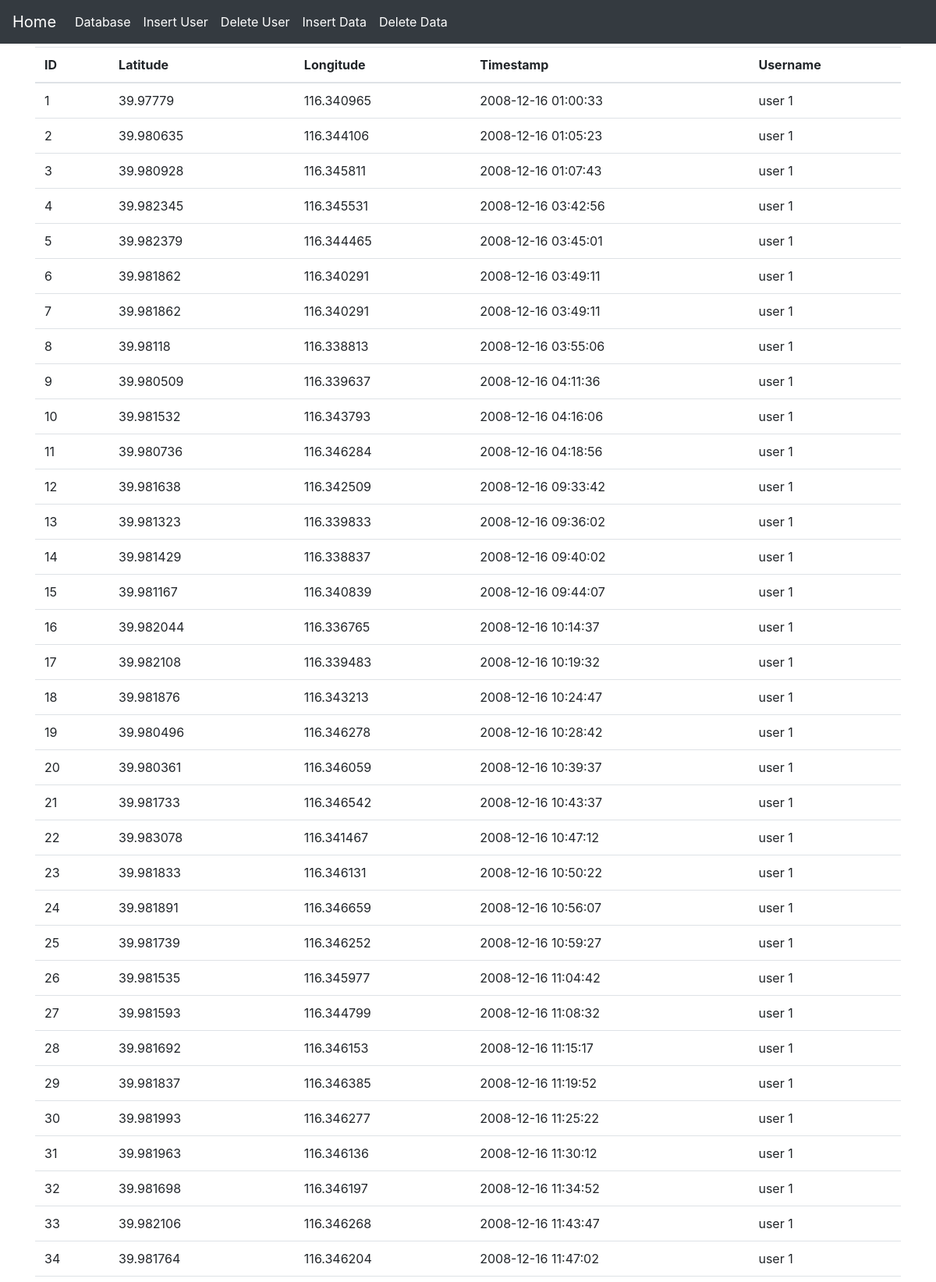
Screenshot of /table (upper part) with the database file from the repository.
### app/models.py (models this page shows, shortened)
class Location(Base):
    __tablename__ = "location"
    id = Column(Integer, primary_key=True)
    lat = Column(Float)
    lan = Column(Float)
    timestamp = Column(DateTime)
    user_id = Column(Integer, ForeignKey('user.id'))

class User(Base):
    __tablename__ = "user"
    id = Column(Integer, primary_key=True)
    username = Column(String(255), index=True, unique=True)

### app/routes.py (the view)
@app.route("/table")
def fill_table():
    locations = session.query(Location, User).join(User).add_columns(User.username, Location.id, Location.lat,
                                                                     Location.lan, Location.timestamp).all()
    return render_template('tables.html', data=locations)

### app/templates/tables.html
{% extends 'base.html' %}
{% block content %}
<table class="table table-hover">
    <thead>
      <tr>
        <th>ID</th>
        <th>Latitude</th>
        <th>Longitude</th>
          <th>Timestamp</th>
          <th>Username</th>
      </tr>
    </thead>
    <tbody>
     {% for row in data %}
        <tr>
        <td>{{ row['id'] }}</td>
        <td>{{ row['lat'] }}</td>
        <td>{{ row['lan'] }}</td>
        <td>{{ row['timestamp'] }}</td>
        <td>{{ row['username'] }}</td>
        </tr>
    {% endfor %}
    </tbody>
  </table>
{% endblock %}

### app/templates/base.html (shortened to what this page needs)
<html>
<head>
    <link rel="stylesheet" href="https://unpkg.com/leaflet@1.3.1/dist/leaflet.css"
/>
    <link href="http://code.jquery.com/ui/1.9.2/themes/base/jquery-ui.css" rel="stylesheet">
    <link href="https://maxcdn.bootstrapcdn.com/bootstrap/4.0.0/css/bootstrap.min.css" rel="stylesheet">
</head>
<body>
    {% include 'navbar.html' %}
<div class="container">
    <div class="row">
        <div class="col-sm">
            {% block content %}{% endblock %}
        </div>
    </div>
</div>
</body>
</html>

### app/templates/navbar.html (shortened to what this page needs)
<nav class="navbar navbar-expand-md navbar-dark fixed-top bg-dark">
      <a class="navbar-brand" href="/">Home</a>
      <div class="collapse navbar-collapse" id="navbarCollapse">
        <ul class="navbar-nav mr-auto">
          <li class="nav-item active">
            <a class="nav-link" href="/table">Database <span class="sr-only">(current)</span></a>
          </li>
            <li class="nav-item active">
            <a class="nav-link" href="/add_user">Insert User <span class="sr-only">(current)</span></a>
          </li>
            <li class="nav-item active">
            <a class="nav-link" href="/remove_user">Delete User <span class="sr-only">(current)</span></a>
          </li>
            <li class="nav-item active">
            <a class="nav-link" href="/add_location">Insert Data <span class="sr-only">(current)</span></a>
          </li>
            <li class="nav-item active">
            <a class="nav-link" href="/remove_location">Delete Data <span class="sr-only">(current)</span></a>
          </li>
        </ul>
      </div>
    </nav>

### app/templates/base.html (style rules this page uses)
html { position: relative; min-height: 100%; }
body { margin-bottom: 60px; }
body > .container { padding: 60px 15px 0; }

### rows the page displays
Location: id "1", lat "39.97779", lan "116.340965", timestamp "2008-12-16 01:00:33", username "user 1"
Location: id "2", lat "39.980635", lan "116.344106", timestamp "2008-12-16 01:05:23", username "user 1"
Location: id "3", lat "39.980928", lan "116.345811", timestamp "2008-12-16 01:07:43", username "user 1"
Location: id "4", lat "39.982345", lan "116.345531", timestamp "2008-12-16 03:42:56", username "user 1"
Location: id "5", lat "39.982379", lan "116.344465", timestamp "2008-12-16 03:45:01", username "user 1"
Location: id "6", lat "39.981862", lan "116.340291", timestamp "2008-12-16 03:49:11", username "user 1"
Location: id "7", lat "39.981862", lan "116.340291", timestamp "2008-12-16 03:49:11", username "user 1"
Location: id "8", lat "39.98118", lan "116.338813", timestamp "2008-12-16 03:55:06", username "user 1"
Location: id "9", lat "39.980509", lan "116.339637", timestamp "2008-12-16 04:11:36", username "user 1"
Location: id "10", lat "39.981532", lan "116.343793", timestamp "2008-12-16 04:16:06", username "user 1"
Location: id "11", lat "39.980736", lan "116.346284", timestamp "2008-12-16 04:18:56", username "user 1"
Location: id "12", lat "39.981638", lan "116.342509", timestamp "2008-12-16 09:33:42", username "user 1"
Location: id "13", lat "39.981323", lan "116.339833", timestamp "2008-12-16 09:36:02", username "user 1"
Location: id "14", lat "39.981429", lan "116.338837", timestamp "2008-12-16 09:40:02", username "user 1"
Location: id "15", lat "39.981167", lan "116.340839", timestamp "2008-12-16 09:44:07", username "user 1"
Location: id "16", lat "39.982044", lan "116.336765", timestamp "2008-12-16 10:14:37", username "user 1"
Location: id "17", lat "39.982108", lan "116.339483", timestamp "2008-12-16 10:19:32", username "user 1"
Location: id "18", lat "39.981876", lan "116.343213", timestamp "2008-12-16 10:24:47", username "user 1"
Location: id "19", lat "39.980496", lan "116.346278", timestamp "2008-12-16 10:28:42", username "user 1"
Location: id "20", lat "39.980361", lan "116.346059", timestamp "2008-12-16 10:39:37", username "user 1"
Location: id "21", lat "39.981733", lan "116.346542", timestamp "2008-12-16 10:43:37", username "user 1"
Location: id "22", lat "39.983078", lan "116.341467", timestamp "2008-12-16 10:47:12", username "user 1"
Location: id "23", lat "39.981833", lan "116.346131", timestamp "2008-12-16 10:50:22", username "user 1"
Location: id "24", lat "39.981891", lan "116.346659", timestamp "2008-12-16 10:56:07", username "user 1"
Location: id "25", lat "39.981739", lan "116.346252", timestamp "2008-12-16 10:59:27", username "user 1"
Location: id "26", lat "39.981535", lan "116.345977", timestamp "2008-12-16 11:04:42", username "user 1"
Location: id "27", lat "39.981593", lan "116.344799", timestamp "2008-12-16 11:08:32", username "user 1"
Location: id "28", lat "39.981692", lan "116.346153", timestamp "2008-12-16 11:15:17", username "user 1"
Location: id "29", lat "39.981837", lan "116.346385", timestamp "2008-12-16 11:19:52", username "user 1"
Location: id "30", lat "39.981993", lan "116.346277", timestamp "2008-12-16 11:25:22", username "user 1"
Location: id "31", lat "39.981963", lan "116.346136", timestamp "2008-12-16 11:30:12", username "user 1"
Location: id "32", lat "39.981698", lan "116.346197", timestamp "2008-12-16 11:34:52", username "user 1"
Location: id "33", lat "39.982106", lan "116.346268", timestamp "2008-12-16 11:43:47", username "user 1"
Location: id "34", lat "39.981764", lan "116.346204", timestamp "2008-12-16 11:47:02", username "user 1"
